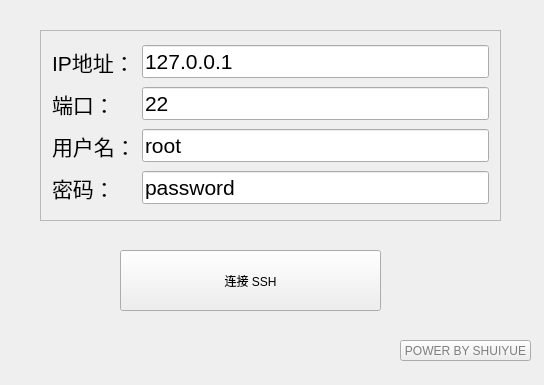
<?xml version="1.0" encoding="UTF-8"?>
<ui version="4.0">
 <class>MainWindow</class>
 <widget class="QMainWindow" name="MainWindow">
  <property name="geometry">
   <rect>
    <x>0</x>
    <y>0</y>
    <width>544</width>
    <height>385</height>
   </rect>
  </property>
  <property name="windowTitle">
   <string>Connect SSH with libssh2</string>
  </property>
  <widget class="QWidget" name="centralWidget">
   <widget class="QPushButton" name="pushButton">
    <property name="geometry">
     <rect>
      <x>120</x>
      <y>250</y>
      <width>261</width>
      <height>61</height>
     </rect>
    </property>
    <property name="text">
     <string>连接 SSH</string>
    </property>
   </widget>
   <widget class="QFrame" name="frame">
    <property name="geometry">
     <rect>
      <x>40</x>
      <y>30</y>
      <width>461</width>
      <height>191</height>
     </rect>
    </property>
    <property name="frameShape">
     <enum>QFrame::StyledPanel</enum>
    </property>
    <property name="frameShadow">
     <enum>QFrame::Raised</enum>
    </property>
    <layout class="QGridLayout" name="gridLayout">
     <item row="2" column="0">
      <widget class="QLabel" name="label_4">
       <property name="font">
        <font>
         <pointsize>16</pointsize>
        </font>
       </property>
       <property name="text">
        <string>用户名：</string>
       </property>
      </widget>
     </item>
     <item row="1" column="0">
      <widget class="QLabel" name="label_3">
       <property name="font">
        <font>
         <pointsize>16</pointsize>
        </font>
       </property>
       <property name="text">
        <string>端口：</string>
       </property>
      </widget>
     </item>
     <item row="1" column="1">
      <widget class="QLineEdit" name="ldtPort">
       <property name="font">
        <font>
         <pointsize>16</pointsize>
        </font>
       </property>
       <property name="text">
        <string>22</string>
       </property>
      </widget>
     </item>
     <item row="0" column="0">
      <widget class="QLabel" name="label">
       <property name="font">
        <font>
         <pointsize>16</pointsize>
        </font>
       </property>
       <property name="text">
        <string>IP地址：</string>
       </property>
      </widget>
     </item>
     <item row="0" column="1">
      <widget class="QLineEdit" name="ldtIP">
       <property name="font">
        <font>
         <pointsize>16</pointsize>
        </font>
       </property>
       <property name="text">
        <string>127.0.0.1</string>
       </property>
      </widget>
     </item>
     <item row="2" column="1">
      <widget class="QLineEdit" name="ldtName">
       <property name="font">
        <font>
         <pointsize>16</pointsize>
        </font>
       </property>
       <property name="text">
        <string>root</string>
       </property>
      </widget>
     </item>
     <item row="3" column="0">
      <widget class="QLabel" name="label_5">
       <property name="font">
        <font>
         <pointsize>16</pointsize>
        </font>
       </property>
       <property name="text">
        <string>密码：</string>
       </property>
      </widget>
     </item>
     <item row="3" column="1">
      <widget class="QLineEdit" name="ldtPassword">
       <property name="font">
        <font>
         <pointsize>16</pointsize>
        </font>
       </property>
       <property name="text">
        <string>password</string>
       </property>
      </widget>
     </item>
    </layout>
   </widget>
   <widget class="QPushButton" name="pushButton_2">
    <property name="geometry">
     <rect>
      <x>400</x>
      <y>340</y>
      <width>131</width>
      <height>21</height>
     </rect>
    </property>
    <property name="styleSheet">
     <string notr="true">color: rgb(126, 126, 126);</string>
    </property>
    <property name="text">
     <string>POWER BY SHUIYUE</string>
    </property>
   </widget>
  </widget>
  <widget class="QMenuBar" name="menuBar">
   <property name="geometry">
    <rect>
     <x>0</x>
     <y>0</y>
     <width>544</width>
     <height>23</height>
    </rect>
   </property>
  </widget>
 </widget>
 <layoutdefault spacing="6" margin="11"/>
 <resources/>
 <connections/>
</ui>
